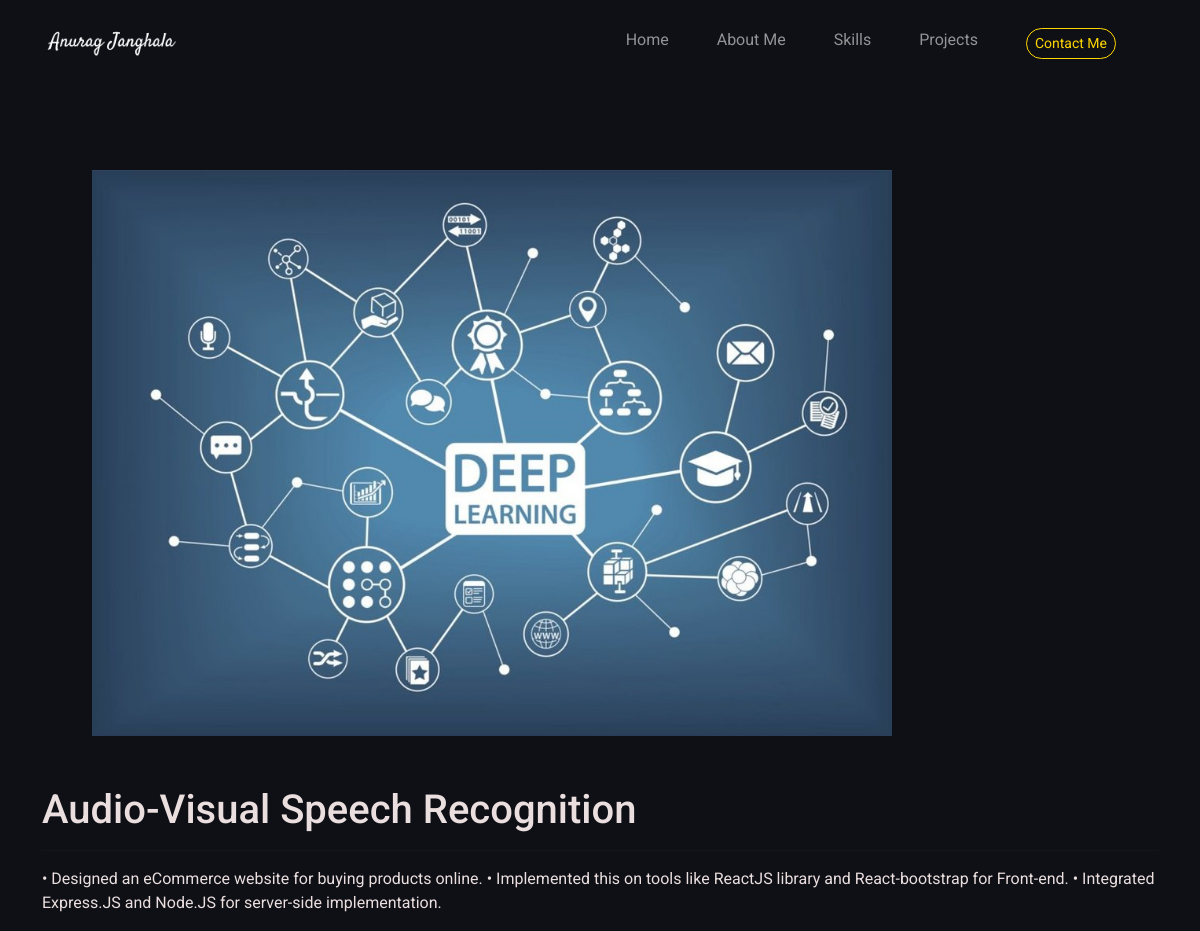
Page /project/98c3c6a2-5c95-42ca-b7f4-6965de256084/ on the committed database.
### folio/models.py (models this page shows, shortened)
class Project(models.Model):
    title = models.CharField(max_length=200)
    thumbnail = models.ImageField(null=True)
    description = models.TextField()
    slug = models.SlugField(null=True, blank=True)
    created = models.DateTimeField(auto_now_add=True)
    id = models.UUIDField(default=uuid.uuid4, unique=True, primary_key=True, editable=False)

### folio/views.py (the view)
# urls.py: path('project/<str:pk>/', views.projectPage, name='project')
def projectPage(request, pk):
    project = Project.objects.get(id=pk)
    context = {'project': project}
    return render(request, 'folio/project.html', context)

### folio/templates/folio/project.html
{% extends 'base.html' %} {% load static %} {% block css_files %}
<link rel="stylesheet" href="{% static 'folio/style.css' %}" />
<link rel="stylesheet" href="{% static 'folio/project.css' %}" />
{% endblock %} {% block content %}
<div class="container">
  <img class="project--image" src="{{ project.thumbnail.url }}" alt="" />
  <h1>{{project.title}}</h1>
  <hr />
  <p>{{project.description}}</p>
</div>
{% endblock %}

### templates/base.html (shortened to what this page needs)
{% load static %}
<!DOCTYPE html>
<html lang="en">
  <head>
    <link
      rel="stylesheet"
      href="https://cdn.jsdelivr.net/npm/bootstrap@5.1.3/dist/css/bootstrap.min.css"
    />
    <link rel="stylesheet" href="{% static 'global.css' %}" />
    {% block css_files %} {% endblock %}
  </head>
  <body>
    {% include 'folio/navbar.html' %} {% block content %} {% endblock %}
  </body>
</html>

### folio/templates/folio/navbar.html (shortened to what this page needs)
{% load static %}
<header>
  <nav class="navbar fixed-top navbar-expand-lg navbar-dark shadow-5-strong">
    <div class="container-fluid">
      <a class="navbar-brand" href="{% url 'landing-page' %}">
        <img
          src="{% static 'folio/images/signature.png' %}"
          alt="LOGO"
          width="200"
          height="60"
        />
      </a>
      <div class="collapse navbar-collapse" id="navbarSupportedContent">
        <ul class="navbar-nav pe-5 ms-auto mb-2 mb-lg-0">
          <li class="nav-item">
            <a
              class="nav-link not-contact"
              aria-current="page"
              href="{% url 'landing-page' %}"
              >Home</a
            >
          </li>
          <li class="nav-item">
            <a class="nav-link not-contact" href="#about-me">About Me</a>
          </li>
          <li class="nav-item">
            <a class="nav-link not-contact" href="#skills">Skills</a>
          </li>
          <li class="nav-item">
            <a class="nav-link not-contact" href="#projects">Projects</a>
          </li>
          <li class="nav-item">
            <a class="nav-link" href="#">
              <button type="button" class="btn btn-info btn-sm">
                Contact Me
              </button>
            </a>
          </li>
        </ul>
      </div>
    </div>
  </nav>
</header>

### static/global.css (style rules this page uses)
html { font-family: 'Roboto', sans-serif; }
body { margin: 0; padding: 0; box-sizing: border-box; background-color: #0f1016; }

### folio/static/folio/style.css (style rules this page uses)
header { margin: 0; display: flex; justify-content: space-between; align-items: center; padding: 30px 100px; font-family: Roboto, sans-serif; }
.navbar { background-color: #0f1016; }
.nav-item { padding: 0 1rem; }
.btn-info { background-color: #0f1016; color: gold; border: 1px solid gold; border-radius: 20px; }

### folio/static/folio/project.css (style rules this page uses)
.container { margin-top: 60px; }
.project--image { max-width: 800px; margin: 50px; }
h1,p { font-family: Roboto,sans-serif; color: #EADEDE; }

### rows in the picture
Project: thumbnail (picture), title "Audio-Visual Speech Recognition", description "• Designed an eCommerce website for buying products online. • Implemented this on tools like ReactJS library and React-bootstrap for Front-end. • Integrated Express.JS and Node.JS for server-side implementation."
